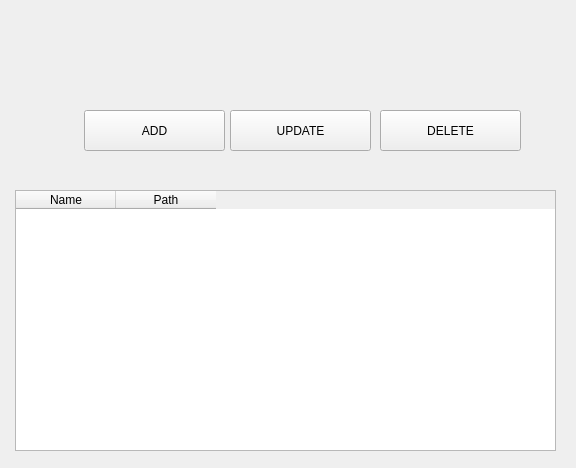
<?xml version="1.0" encoding="UTF-8"?>
<ui version="4.0">
 <class>EDIT</class>
 <widget class="QWidget" name="EDIT">
  <property name="enabled">
   <bool>true</bool>
  </property>
  <property name="geometry">
   <rect>
    <x>0</x>
    <y>0</y>
    <width>576</width>
    <height>468</height>
   </rect>
  </property>
  <property name="windowTitle">
   <string>EDIT</string>
  </property>
  <widget class="QPushButton" name="addB">
   <property name="geometry">
    <rect>
     <x>84</x>
     <y>110</y>
     <width>141</width>
     <height>41</height>
    </rect>
   </property>
   <property name="text">
    <string>ADD</string>
   </property>
  </widget>
  <widget class="QPushButton" name="updateB">
   <property name="geometry">
    <rect>
     <x>230</x>
     <y>110</y>
     <width>141</width>
     <height>41</height>
    </rect>
   </property>
   <property name="text">
    <string>UPDATE</string>
   </property>
  </widget>
  <widget class="QPushButton" name="deleteB">
   <property name="geometry">
    <rect>
     <x>380</x>
     <y>110</y>
     <width>141</width>
     <height>41</height>
    </rect>
   </property>
   <property name="text">
    <string>DELETE</string>
   </property>
  </widget>
  <widget class="QTableWidget" name="tableWidget">
   <property name="geometry">
    <rect>
     <x>15</x>
     <y>190</y>
     <width>541</width>
     <height>261</height>
    </rect>
   </property>
   <column>
    <property name="text">
     <string>Name</string>
    </property>
   </column>
   <column>
    <property name="text">
     <string>Path</string>
    </property>
   </column>
  </widget>
 </widget>
 <resources/>
 <connections/>
</ui>
